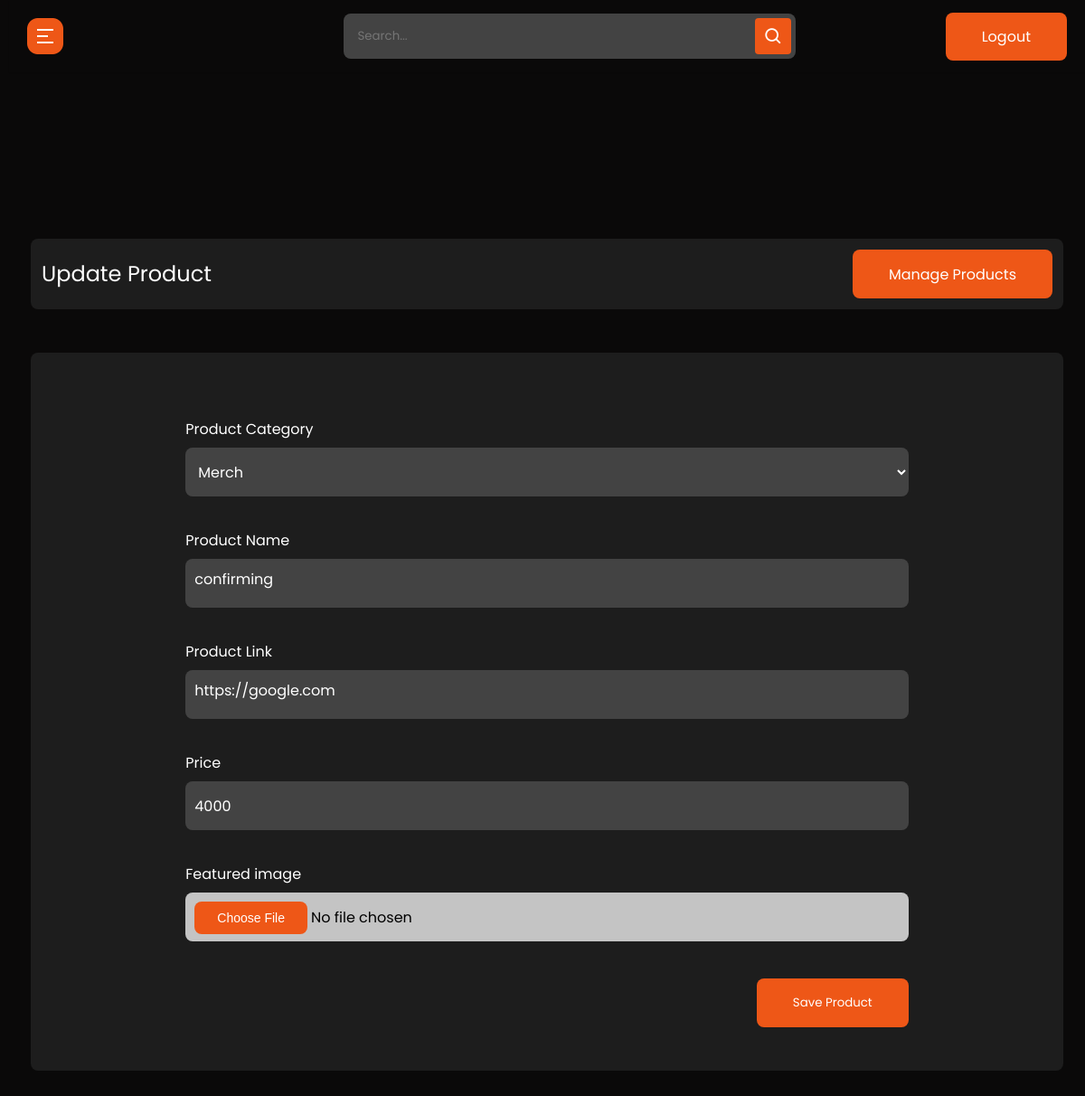
Before: /update-product/554ad9f1-d4c6-4f4a-adc1-e9e2877a7772 (signed in) with the older database file.
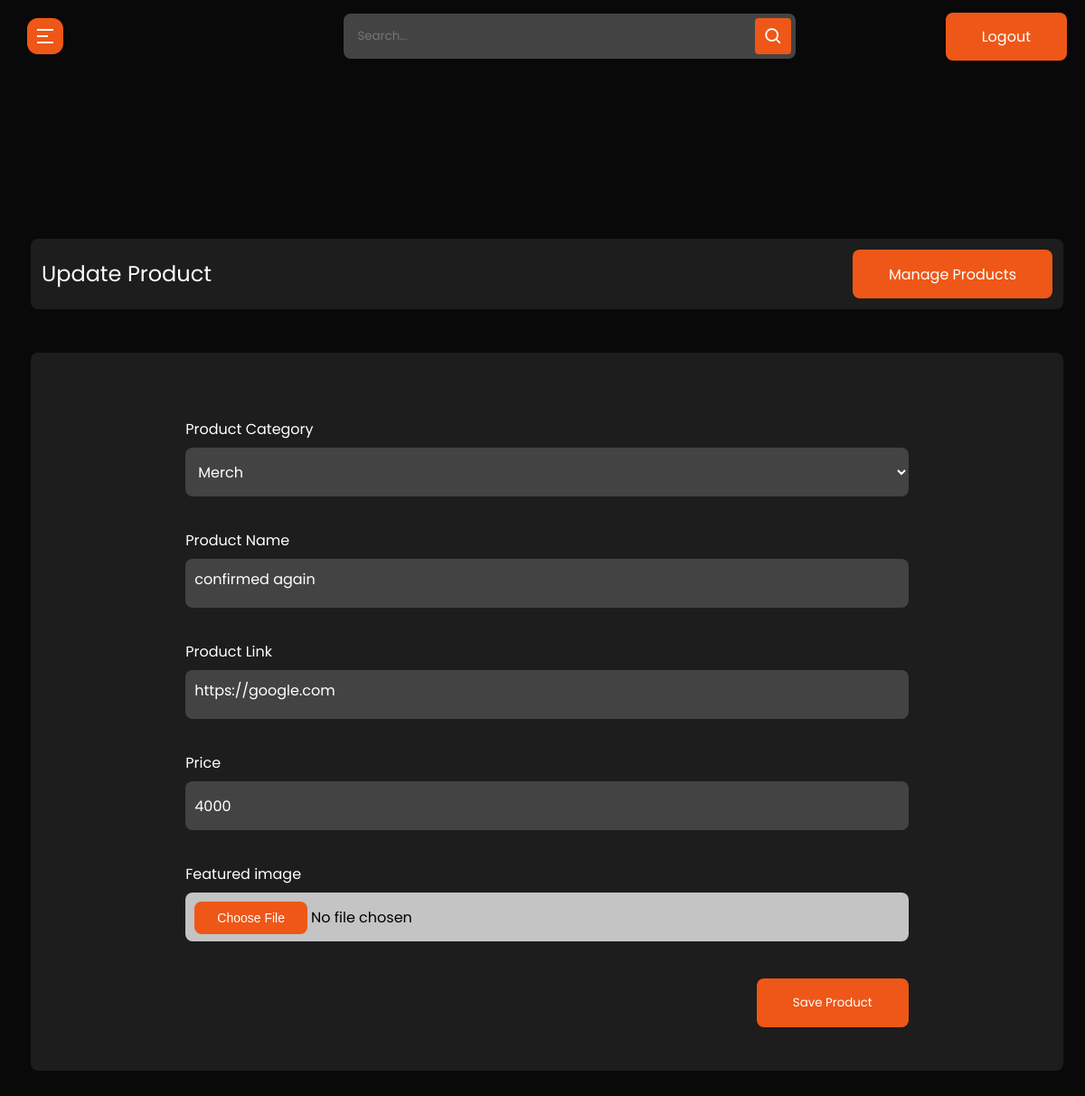
After: the same page with the newer database file.
### cms/models.py (models this page shows, shortened)
class Product(models.Model):
    id = models.UUIDField(default=uuid.uuid4, unique=True, primary_key=True, editable=False)
    product_category = models.ForeignKey(ProductCategory, on_delete=models.CASCADE)
    product_name = models.TextField(null=True, blank=True)
    product_link = models.TextField(null=True, blank=True)
    price = models.IntegerField(default=0)
    featured_image = models.ImageField(null=True, blank=True, default="default.png", upload_to="product_images/")

### cms/decorators.py (the view)
        def wrapper_func(request, *args, **kwargs):
            group = None
            if request.user.groups.exists():
                group = request.user.groups.all()[0].name
            if group in allowed_roles:
                return view_func(request, *args, **kwargs)
            else:
                return redirect("unauthorized-page")

### cms/forms.py
class ProductUpdateForm(forms.ModelForm):
    class Meta:
        model = Product
        fields = '__all__'
    def __init__(self, *args, **kwargs):
        super().__init__(*args, **kwargs)
        self.fields['product_category'].widget.attrs.update({'class':"input-field"}, required=True)
        self.fields['product_name'].widget.attrs.update({'class':"input-field"}, required=True)
        self.fields['product_link'].widget.attrs.update({'class':"input-field"}, required=True)
        self.fields['price'].widget.attrs.update({'class':"input-field"}, required=True)
        self.fields['featured_image'].widget.attrs.update({'class':"input-field"})

### cms/models.py (called while the page is built)
    def __str__(self):
        return self.name

### cms/templates/cms/admin-store/edit.html (shortened to what this page needs)
{% extends 'admin_base.html' %}
{% load static %}
{% block content %}
    <section class="panel-section" style="margin-top:-700px">
      <div class="panel-content">
        <div class="page-wrapper admin-wrapper">
              <section class="alt-nav">
                  <h4>Update Product</h4>
                  <a href="{% url 'admin-product' %}" class="btn">Manage Products</a>
              </section>
              <div class="content-container">
                  <section class="add-product">
                      <div class="fields-wrapper">
                          <form action="" method="post" enctype="multipart/form-data">
                                <div>
                                    <label for="productName">Product Category</label>
                                    {{ form.product_category }}
                                </div>
                                <div>
                                    <label for="productName">Product Name</label>
                                    {{ form.product_name }}
                                </div>
                                <div>
                                    <label for="productLink">Product Link</label>
                                    {{form.product_link}}
                                </div>
                                <div>
                                    <label for="price">Price</label>
                                    {{form.price}}
                                </div>
                                <div>
                                    {% for field in form %}
                                        {% if field.field.widget.input_type == "file" %}
                                            <label for="">{{field.label}}</label>
                                            <input type="{{field.field.widget.input_type}}" name="{{field.name}}" id="{{field.id}}" value="{{field.value}}" class="input-field">
                                        {% endif %}
                                    {% endfor %}
                                </div>
                                <button class="btn" type="submit" name="submit-btn" style="margin-top: 5px;">Save Product</button>
                          </form>
                      </div>
                  </section>
              </div>
        </div>
      </div>
    </section>
  {% endblock content %}

Changed rows visible on the page:
changed Product "Merch": product_name "confirming" → "confirmed again"
